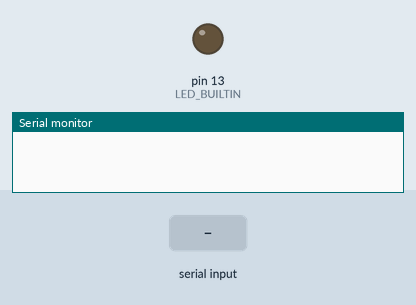
A sketch run on a simulated Arduino Uno, built with avr-gcc and run on an emulated ATmega328P. Shown: output pins drawn as LEDs (lit = HIGH), the last lines printed to the serial monitor. The test bench sets the inputs (shaded band).

Above: at 2.2 s.
2.3 s: "12\n" received over Serial
At 2.7 s:
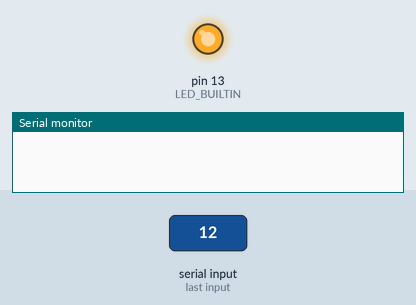
3.8 s: "90,45\n" received over Serial
At 5.5 s:
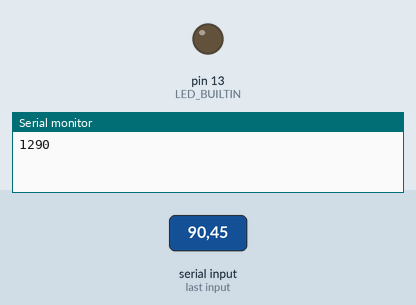
Timing chart, 0 to 7.0 s (numbered marks = the images above; inputs shaded):
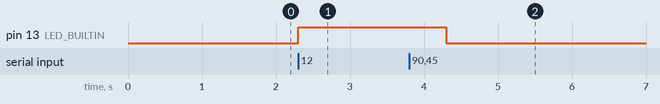

The sketch:

demo.ino
```cpp
int x;
void setup() {
 Serial.begin(115200);
 Serial.setTimeout(1);
 pinMode(LED_BUILTIN, OUTPUT);
 digitalWrite(LED_BUILTIN, LOW);
 delay(1000);
}
void loop() {
 while (!Serial.available());
 x = Serial.readString().toInt();
 if (x == 12){
  digitalWrite(LED_BUILTIN, HIGH);
  delay(2000);
 }
 else{
  digitalWrite(LED_BUILTIN, LOW);
 }
 Serial.print(x);

}
```

Measured:
- after the input at 2.3 s, pin 13 (LED_BUILTIN): LOW → HIGH at once
- after the input at 3.8 s, pin 13 (LED_BUILTIN): HIGH → LOW after 0.50 s
